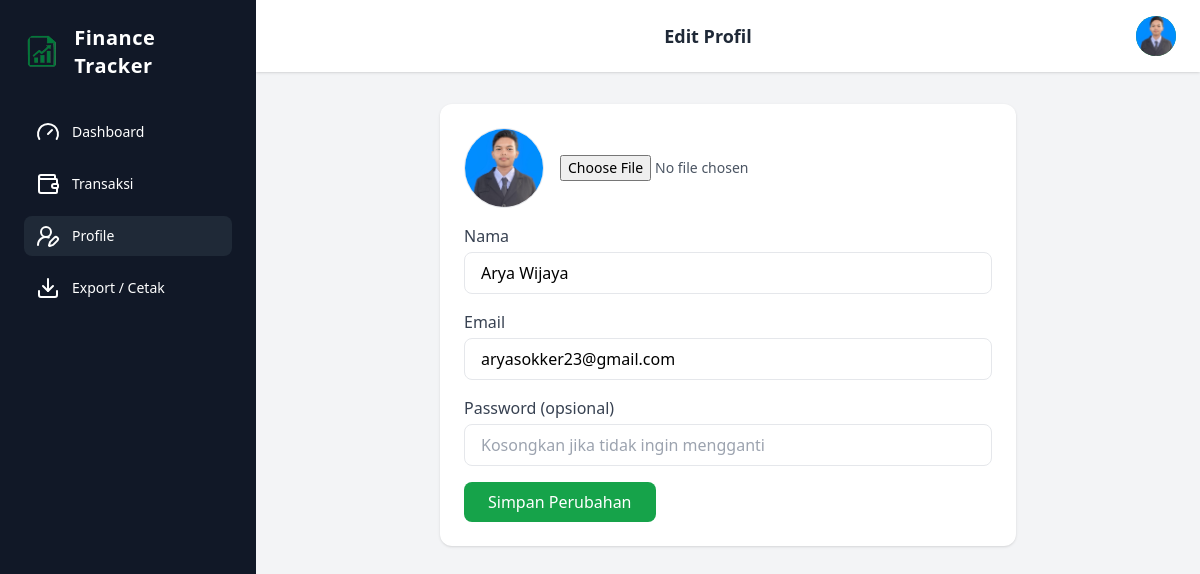
The page /profile/ (signed in) on the database its author committed.
### models/user.py (models this page shows, shortened)
class User(Base):
    __tablename__ = "user"
    id = Column(Integer, primary_key=True, index=True)
    name = Column(String(100), nullable=False)
    email = Column(String(100), unique=True, index=True, nullable=False)
    password = Column(String(255), nullable=False)
    image = Column(String(255), nullable=True)
    theme = Column(String(20), default="light")            # "light" atau "dark"
    default_month = Column(Integer, nullable=True)
    default_year = Column(Integer, nullable=True)
    notify_low_balance = Column(Boolean, default=False)
    low_balance_threshold = Column(Float, default=0.0)
    weekly_summary = Column(Boolean, default=False)
    export_format = Column(String(10), default="csv")      # csv / xlsx / pdf

### routes/profile_routes.py (the view, shortened to what this page needs)
@profile_bp.route("/", methods=["GET", "POST"])
def profile():
    db: Session = SessionLocal()
    user_id = session.get("user_id")
    if not user_id:
        flash("Silakan login dulu.", "danger")
        return redirect(url_for("auth.login"))
    user = db.query(User).filter(User.id == user_id).first()
    return render_template("profile.html", user=user)

### templates/profile.html (shortened to what this page needs)
<!DOCTYPE html>
<html lang="en">
  <head>
    <script src="https://cdn.tailwindcss.com"></script>
  </head>
  <body class="bg-gray-100">
    <div class="flex h-screen overflow-hidden">
      <aside
        id="sidebar"
        class="w-64 bg-gray-900 text-white flex flex-col p-6 fixed h-full z-40 sidebar-transition transform -translate-x-64 lg:translate-x-0"
      >
        <div
          class="flex items-center gap-3 mb-8 cursor-pointer"
          onclick="window.location.href='/dashboard'"
        >
          <img
            src="{{ url_for('static', filename='favicon.png') }}"
            alt="Logo"
            class="w-10 h-10 rounded-full"
          />
          <h2 class="text-xl font-bold tracking-wide">Finance Tracker</h2>
        </div>
        <nav class="flex flex-col gap-3 text-sm">
          <a
            href="/dashboard"
            class="menu-item px-3 py-2 rounded-lg flex items-center gap-3"
          >
            <i data-lucide="gauge"></i> Dashboard
          </a>
          <a
            href="/transactions"
            class="menu-item px-3 py-2 rounded-lg flex items-center gap-3"
          >
            <i data-lucide="wallet"></i> Transaksi
          </a>
          <a
            href="/profile"
            class="menu-item px-3 py-2 rounded-lg flex items-center gap-3 bg-gray-800"
          >
            <i data-lucide="user-round-pen"></i> Profile
          </a>
          <a
            href="{{ url_for('export.export') }}"
            class="menu-item px-3 py-2 rounded-lg flex items-center gap-3"
          >
            <i data-lucide="download"></i> Export / Cetak
          </a>
        </nav>
      </aside>
      <main
        id="mainContent"
        class="flex-1 flex flex-col transition-all duration-300 lg:ml-64"
      >
        <header
          class="flex justify-between items-center bg-white shadow px-6 py-4 relative"
        >
          <h1 class="mx-auto text-lg font-bold text-gray-800">Edit Profil</h1>
          <div class="relative">
            <button
              id="avatarBtn"
              class="w-10 h-10 bg-green-600 text-white font-bold rounded-full flex items-center justify-center overflow-hidden"
            >
              {% if user.image %}
              <img
                src="{{ url_for('static', filename=user.image) }}"
                alt="Avatar"
                class="w-full h-full object-cover"
              />
              {% else %} {{ user.name[:1]|upper }} {% endif %}
            </button>
          </div>
        </header>
        <div class="flex-1 p-8 overflow-y-auto">
          <form
            action=""
            method="POST"
            enctype="multipart/form-data"
            class="bg-white p-6 rounded-xl shadow space-y-4 max-w-xl mx-auto"
          >
            <div class="flex items-center gap-4">
              <img
                src="{{ url_for('static', filename=user.image) if user.image else url_for('static', filename='default-avatar.png') }}"
                alt="Avatar"
                class="w-20 h-20 rounded-full object-cover border"
              />
              <input
                type="file"
                name="avatar"
                accept="image/*"
                class="text-sm text-gray-600"
              />
            </div>
            <div>
              <label class="block text-gray-700 font-medium mb-1">Nama</label>
              <input
                type="text"
                name="name"
                value="{{ user.name }}"
                required
                class="w-full px-4 py-2 border rounded-lg focus:ring focus:ring-green-200"
              />
            </div>
            <div>
              <label class="block text-gray-700 font-medium mb-1">Email</label>
              <input
                type="email"
                name="email"
                value="{{ user.email }}"
                required
                class="w-full px-4 py-2 border rounded-lg focus:ring focus:ring-green-200"
              />
            </div>
            <div>
              <label class="block text-gray-700 font-medium mb-1"
                >Password (opsional)</label
              >
              <input
                type="password"
                name="password"
                class="w-full px-4 py-2 border rounded-lg focus:ring focus:ring-green-200"
                placeholder="Kosongkan jika tidak ingin mengganti"
              />
            </div>
            <button
              type="submit"
              class="bg-green-600 text-white px-6 py-2 rounded-lg hover:bg-green-700 transition"
            >
              Simpan Perubahan
            </button>
          </form>
        </div>
      </main>
    </div>
  </body>
</html>

### templates/profile.html (style rules this page uses)
.menu-item { transition: all 0.3s ease; }
.sidebar-transition { transition: transform 0.3s ease-in-out; }

### rows shown on the page
User: image (picture), name "Arya Wijaya", email "aryasokker23@gmail.com"
